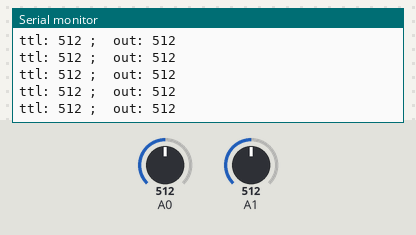
Recording of a sketch running on a simulated Arduino Uno, built with avr-gcc and run on an emulated ATmega328P. Shown: the last lines printed to the serial monitor. The test bench sets the inputs (shaded band); at power-on: A0 = 512, A1 = 512.

Above: at 1.2 s.
1.3 s: A0 set to 983
At 2.4 s:
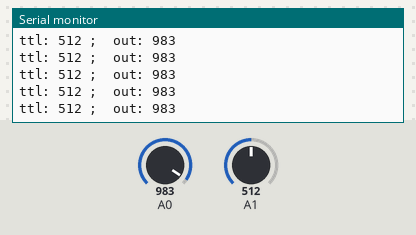
2.8 s: A0 set to 1009
At 3.6 s:
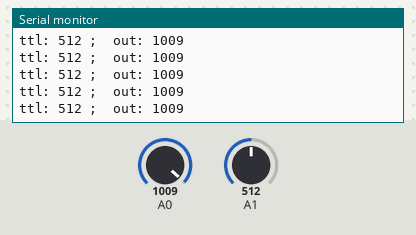
4.3 s: A1 set to 990
At 5.3 s:
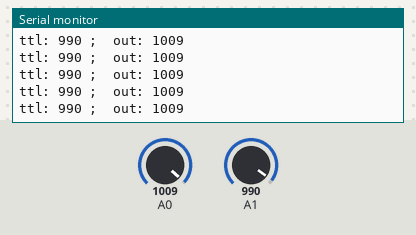
7.3 s: A1 set to 1009
At 8.4 s:
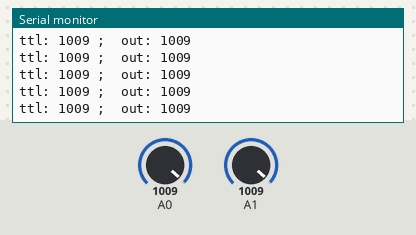
Timing chart, 0 to 10.3 s (numbered marks = the images above; inputs shaded):
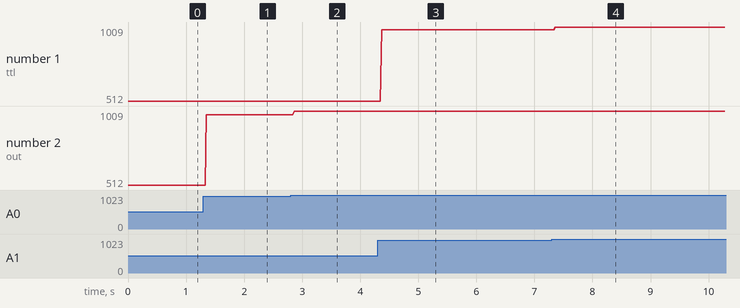

Measured:
- after the input at 1.3 s, the serial monitor: prints a new line after 0.05 s (image 1)
- after the input at 2.8 s, the serial monitor: prints a new line after 0.06 s (image 2)
- after the input at 4.3 s, the serial monitor: prints a new line after 0.07 s (image 3)
- after the input at 7.3 s, the serial monitor: prints a new line after 0.06 s (image 4)
- plotted number 1: 512 → 990 after the input at 4.3 s
- plotted number 2: 512 → 983 after the input at 1.3 s, 983 → 1009 after the input at 2.8 s

The sketch:

sketch_may8a.ino
```cpp
void setup() {
  // put your setup code here, to run once:
  pinMode(14, INPUT);
  pinMode(15, INPUT);
  Serial.begin(9600);
}

void loop() {
  // put your main code here, to run repeatedly:

  int data = analogRead(15);
  if(data!=0){
    Serial.print("ttl: ");
    Serial.print(data);
    Serial.print(" ;  ");
    data = analogRead(14);
    Serial.print("out: ");
    Serial.println(data);

  }
  delay(20);
}
```
